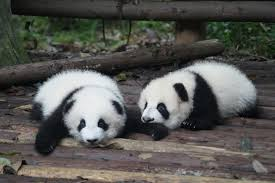
#> input picture Digital_Image_Processing/week4/img/pandas.jpg, 275 x 183 px
$ python assignment3.py
#> lines starting #> are read from the running program, lines starting #| are printed output that depends on the picture
#> further down, src is the input picture: shape (183, 275, 3); mean B, G, R 83.9, 87.7, 88
import cv2
import numpy as np

def manual_bilinear_2x(img):
    h, w, c = img.shape
#> h = 183; w = 275; c = 3

    h_expanded = np.zeros((h, w * 2, c), dtype=np.uint8)
    h_expanded[:, ::2] = img
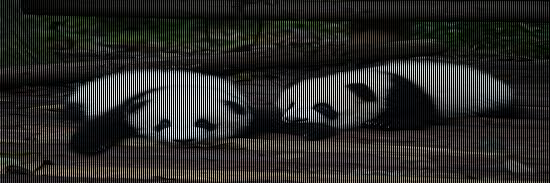
#> h_expanded: shape (183, 550, 3); mean B, G, R 41.9, 43.9, 44

    for j in range(w - 1):
        v1 = h_expanded[:, 2*j].astype(int)
        v2 = h_expanded[:, 2*j + 2].astype(int)
        h_expanded[:, 2*j + 1] = ((v1 + v2) / 2).astype(np.uint8)
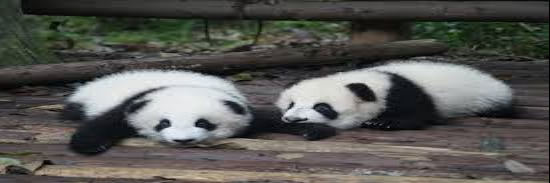
#> h_expanded: shape (183, 550, 3); mean B, G, R 83.7, 87.5, 87.8

    result = np.zeros((h * 2, w * 2, c), dtype=np.uint8)
    result[::2, :] = h_expanded
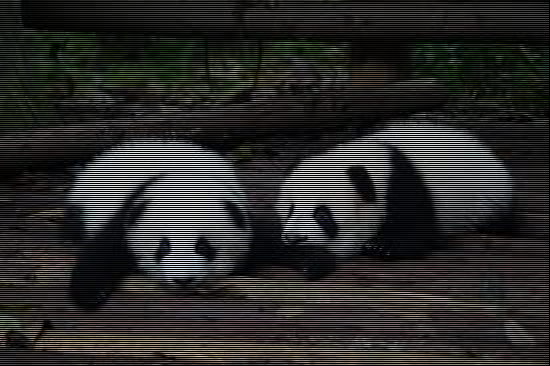
#> result: shape (366, 550, 3); mean B, G, R 41.8, 43.7, 43.9

    for i in range(h - 1):
        v1 = result[2*i, :].astype(int)
        v2 = result[2*i + 2, :].astype(int)
        result[2*i + 1, :] = ((v1 + v2) / 2).astype(np.uint8)
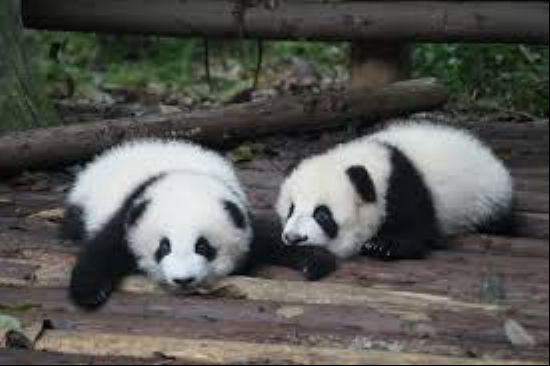
#> result: shape (366, 550, 3); mean B, G, R 83.4, 87.2, 87.5

    return result

src = cv2.imread('img/pandas.jpg')

manual_res = manual_bilinear_2x(src)
opencv_res = cv2.resize(src, (src.shape[1]*2, src.shape[0]*2), interpolation=cv2.INTER_LINEAR)
diff = cv2.absdiff(manual_res, opencv_res)
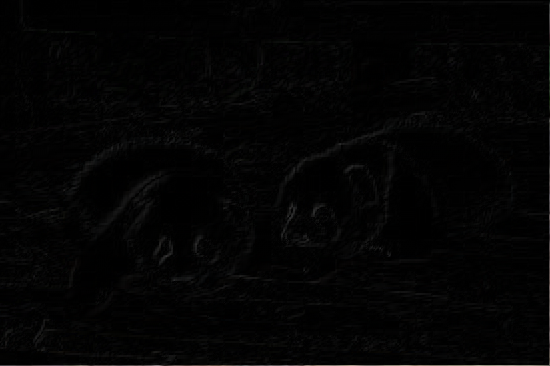
#> diff: shape (366, 550, 3); mean B, G, R 3.4, 3.5, 3.5

cv2.imwrite('submit_img/assignment3_manual.png', manual_res)
cv2.imwrite('submit_img/assignment3_opencv.png', opencv_res)
cv2.imwrite('submit_img/assignment3_diff.png', diff)
